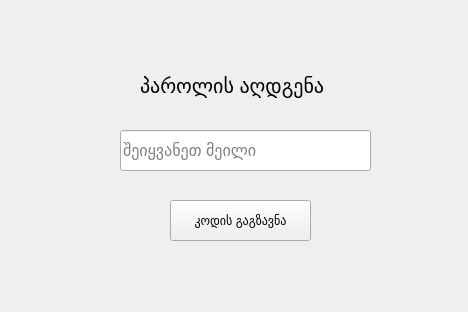
<?xml version="1.0" encoding="UTF-8"?>
<ui version="4.0">
 <class>mail_send</class>
 <widget class="QWidget" name="mail_send">
  <property name="geometry">
   <rect>
    <x>0</x>
    <y>0</y>
    <width>468</width>
    <height>312</height>
   </rect>
  </property>
  <property name="windowTitle">
   <string>Form</string>
  </property>
  <widget class="QLabel" name="label">
   <property name="geometry">
    <rect>
     <x>140</x>
     <y>60</y>
     <width>221</width>
     <height>51</height>
    </rect>
   </property>
   <property name="font">
    <font>
     <pointsize>15</pointsize>
    </font>
   </property>
   <property name="text">
    <string>პაროლის აღდგენა</string>
   </property>
  </widget>
  <widget class="QLineEdit" name="email">
   <property name="geometry">
    <rect>
     <x>120</x>
     <y>130</y>
     <width>251</width>
     <height>41</height>
    </rect>
   </property>
   <property name="font">
    <font>
     <pointsize>12</pointsize>
    </font>
   </property>
   <property name="placeholderText">
    <string>შეიყვანეთ მეილი</string>
   </property>
  </widget>
  <widget class="QPushButton" name="code_Button">
   <property name="geometry">
    <rect>
     <x>170</x>
     <y>200</y>
     <width>141</width>
     <height>41</height>
    </rect>
   </property>
   <property name="text">
    <string>კოდის გაგზავნა</string>
   </property>
  </widget>
 </widget>
 <resources/>
 <connections/>
</ui>
